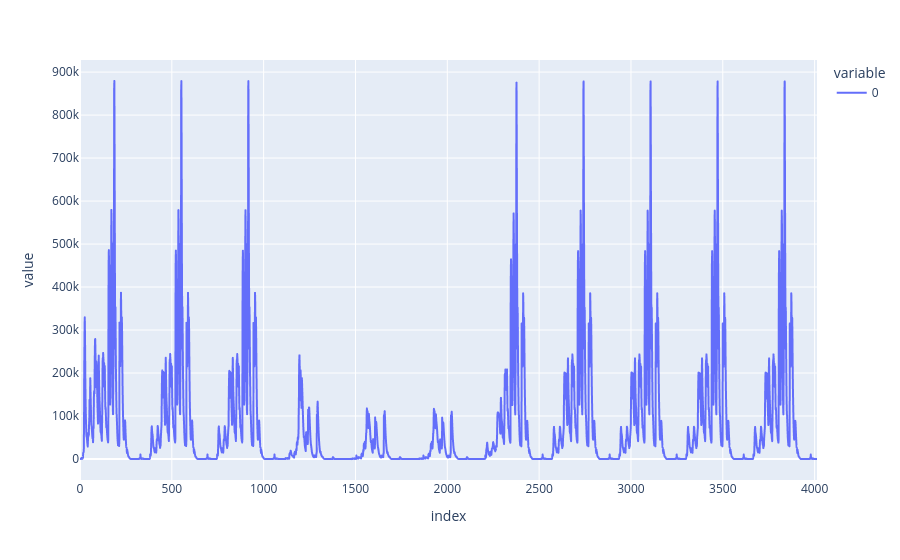

This figure's notebook cell:
### Code cell
# # plot the overland_flow at the outlet for time > 24
px.line(data.overland_flow.isel(time=slice(24, None, 24)).isel(x=outlet_x, y=outlet_y))
# px.imshow(data.overland_flow.isel(time=10))

### Figure 1 — Plotly figure (JSON) as saved in the notebook; plotly's stock layout.template omitted (floating-point values rounded to 4 significant figures; data arrays with more than 128 entries replaced by an {"elided": "..."} marker saying what was removed)
{"data": [{"hovertemplate": "variable=0<br>index=%{x}<br>value=%{y}<extra></extra>", "legendgroup": "0", "line": {"color": "#636efa", "dash": "solid"}, "marker": {"symbol": "circle"}, "mode": "lines", "name": "0", "showlegend": true, "type": "scattergl", "x": {"elided": "4014 int values"}, "xaxis": "x", "y": {"elided": "4014 float values"}, "yaxis": "y"}], "layout": {"legend": {"title": {"text": "variable"}, "tracegroupgap": 0}, "margin": {"t": 60}, "xaxis": {"anchor": "y", "domain": [0, 1], "title": {"text": "index"}}, "yaxis": {"anchor": "x", "domain": [0, 1], "title": {"text": "value"}}}}
